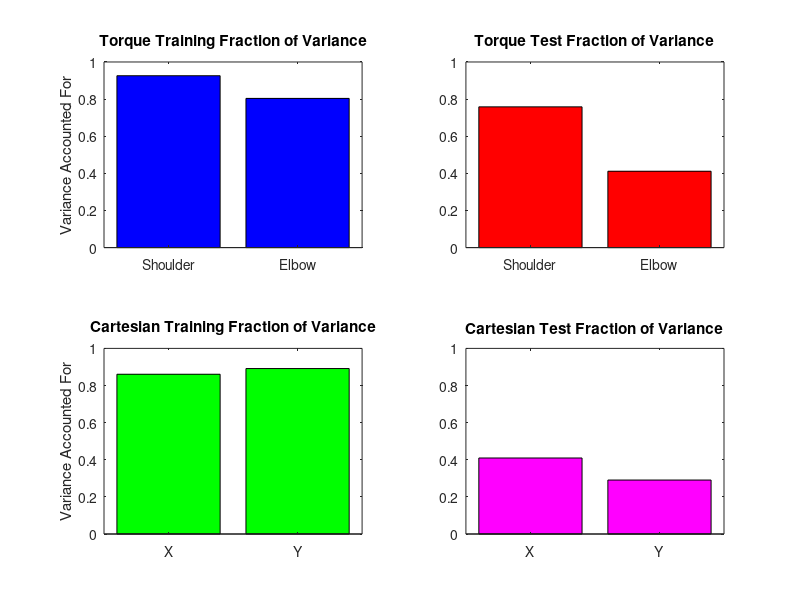

Recreate this plot in MATLAB. (Note: this script raises an error after producing the figure.)
% Data for Torque and Cartesian experiments
torque_training = [0.9260, 0.8038];
torque_test = [0.7583, 0.4114];
cartesian_training = [0.8607, 0.8914];
cartesian_test = [0.4095, 0.2907];

% Create figure and axes for the plots
figure;

% Torque Training Plot
subplot(2, 2, 1); % This specifies a subplot in a 2x2 grid, position 1
bar(torque_training, 'b');
title('Torque Training Fraction of Variance');
ylim([0 1]);
ylabel('Variance Accounted For');
set(gca, 'XTickLabel', {'Shoulder', 'Elbow'});

% Torque Test Plot
subplot(2, 2, 2); % Position 2
bar(torque_test, 'r');
title('Torque Test Fraction of Variance');
ylim([0 1]);
set(gca, 'XTickLabel', {'Shoulder', 'Elbow'});

% Cartesian Training Plot
subplot(2, 2, 3); % Position 3
bar(cartesian_training, 'g');
title('Cartesian Training Fraction of Variance');
ylim([0 1]);
ylabel('Variance Accounted For');
set(gca, 'XTickLabel', {'X', 'Y'});

% Cartesian Test Plot
subplot(2, 2, 4); % Position 4
bar(cartesian_test, 'm');
title('Cartesian Test Fraction of Variance');
ylim([0 1]);
set(gca, 'XTickLabel', {'X', 'Y'});

% Adjust layout
sgtitle('Comparison of Training and Test Variance for Torque and Cartesian Data');
